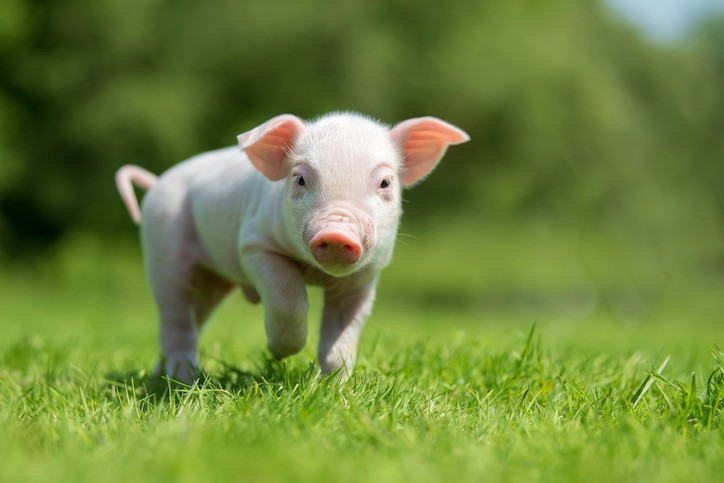
#> input picture 2.Convolutional-Filters-Edge-Detection/Images/img-example.jpg, 724 x 483 px
$ jupyter execute --allow-errors fourier-transforms.ipynb   (shell and % lines are left out)
#> lines starting #> are read from the running program, lines starting #| are printed output that depends on the picture
[cell 1]
import numpy as np
import matplotlib.pyplot as plt
import cv2


# Read in the images
image_stripes = cv2.imread('Images/stripes.png')
# Change color to RGB (from BGR)
#> (the rest of this cell did not finish here and is left out)

#> (a cell that did not finish here is left out)

#> (a cell that did not finish here is left out)

Si nos fijamos en la imagen a rayas, nos muestra como existe una dirección dominante para esas frecuencias
Aplicándolo a una imagen de la vida real:

[cell 4]
# Read in an image
image = cv2.imread('Images/img-example.jpg')
#> image is the input picture: shape (483, 724, 3); mean B, G, R 61.3, 131.7, 110.3
# Change color to RGB (from BGR)
image = cv2.cvtColor(image, cv2.COLOR_BGR2RGB)

# convert to grayscale
gray = cv2.cvtColor(image, cv2.COLOR_RGB2GRAY)
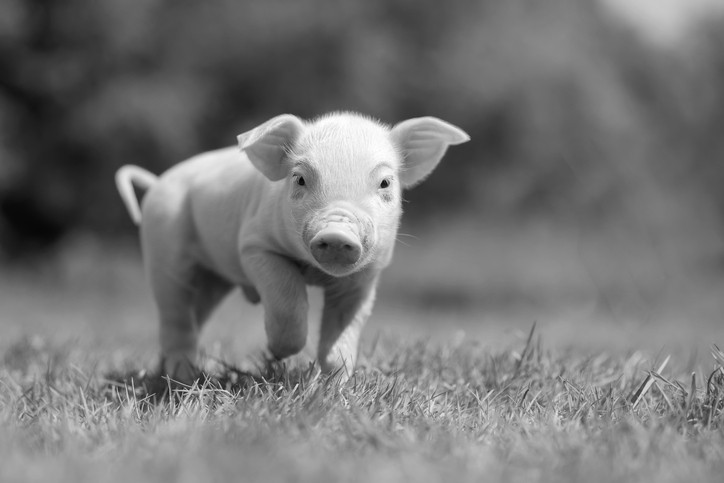
#> gray: shape (483, 724); min 3, max 255, mean 117.3
# normalize the image
norm_image = gray/255.0

#> (the rest of this cell did not finish here and is left out)


$ run again, with 2.Convolutional-Filters-Edge-Detection/Images/city-hall.jpg copied over 2.Convolutional-Filters-Edge-Detection/Images/img-example.jpg
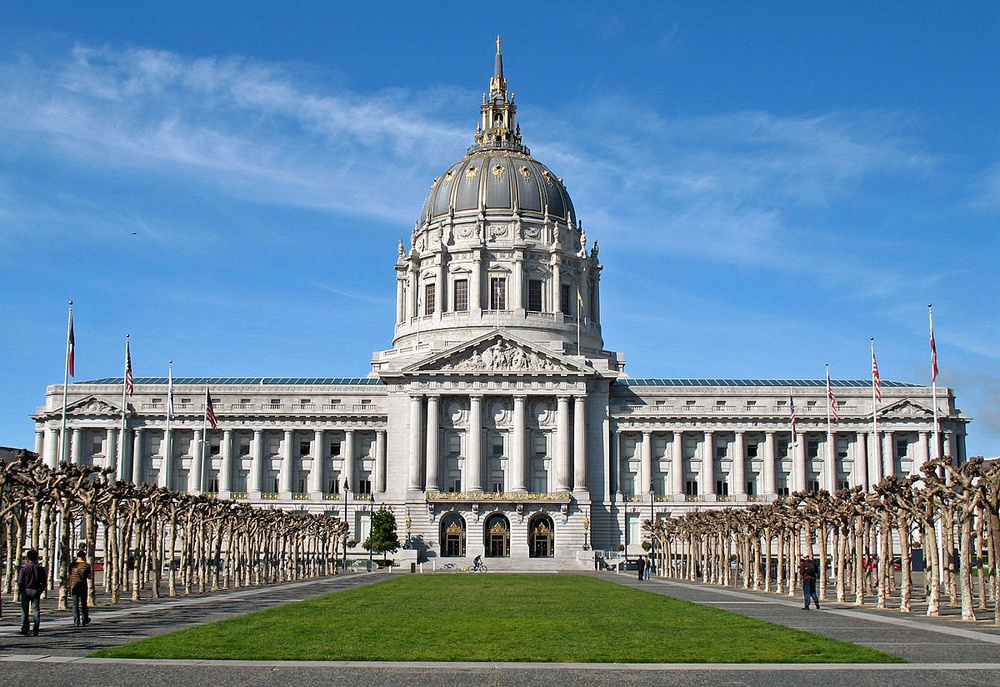
#> input picture 2.Convolutional-Filters-Edge-Detection/Images/city-hall.jpg, 1000 x 687 px, shrunk from 1200 x 824 before the run
#> image is the input picture: shape (687, 1000, 3); mean B, G, R 158.8, 135, 104.4
#> `gray = cv2.cvtColor(image, cv2.COLOR_RGB2GRAY)`:
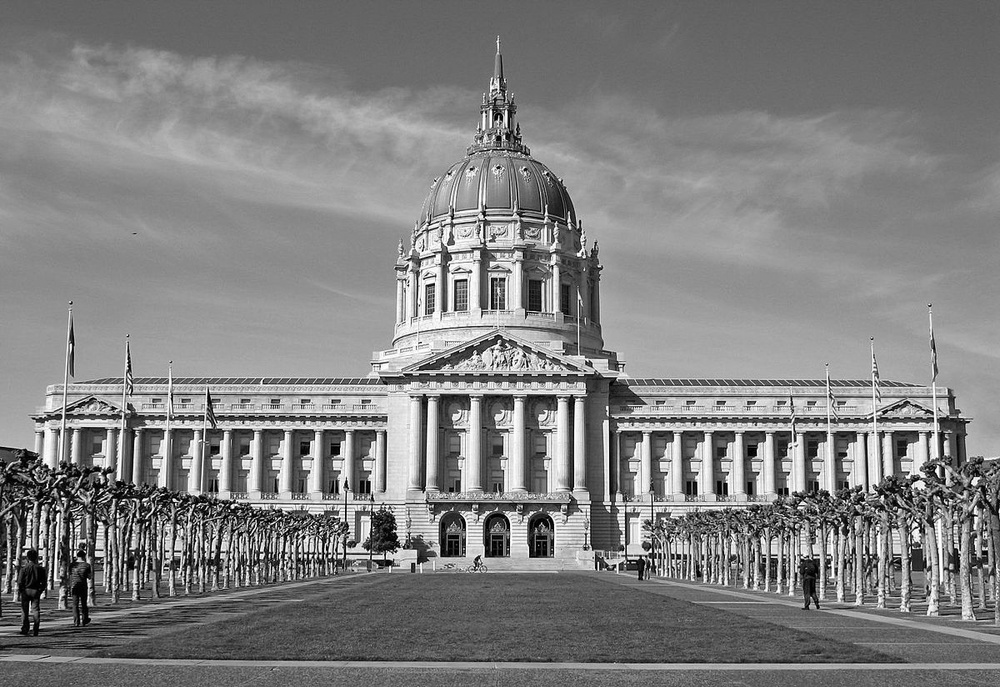
#> gray: shape (687, 1000); min 0, max 255, mean 128.5

$ run again, with 2.Convolutional-Filters-Edge-Detection/Images/multi_faces.jpg copied over 2.Convolutional-Filters-Edge-Detection/Images/img-example.jpg
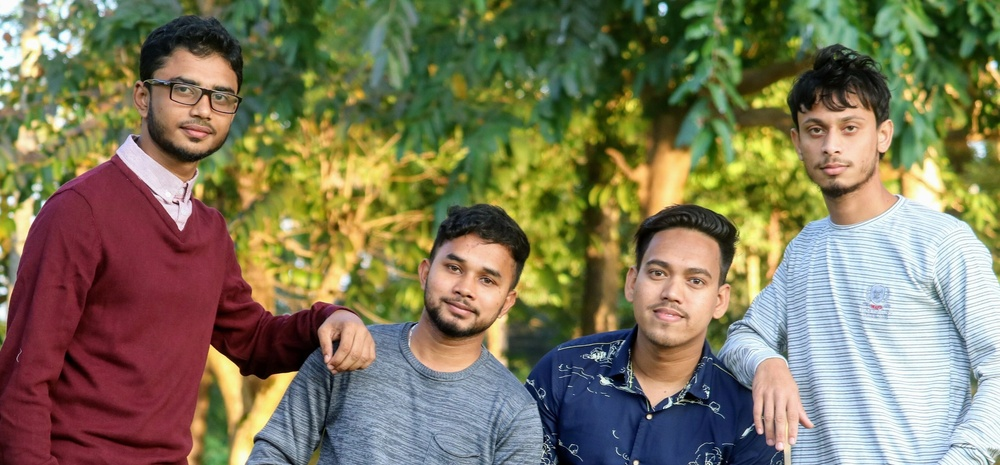
#> input picture 2.Convolutional-Filters-Edge-Detection/Images/multi_faces.jpg, 1000 x 465 px, shrunk from 3187 x 1482 before the run
#> image is the input picture: shape (465, 1000, 3); mean B, G, R 91.5, 119.7, 125.6
#> `gray = cv2.cvtColor(image, cv2.COLOR_RGB2GRAY)`:
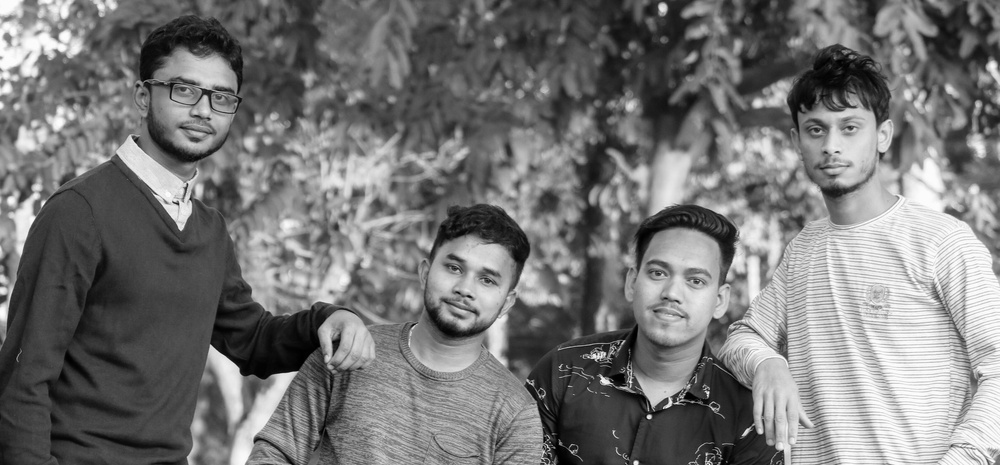
#> gray: shape (465, 1000); min 0, max 255, mean 118.2
